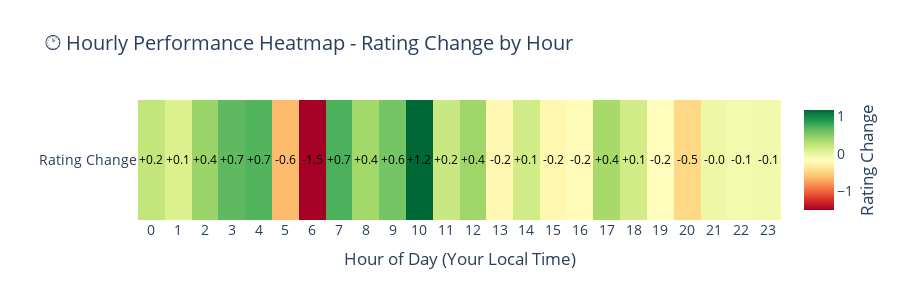
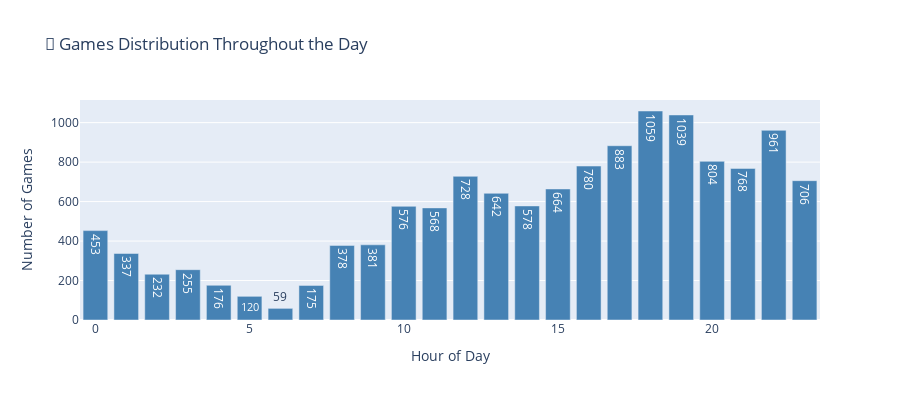
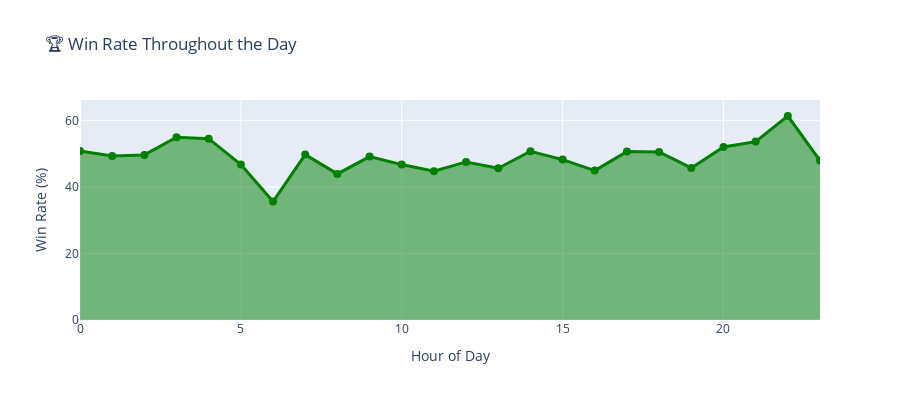
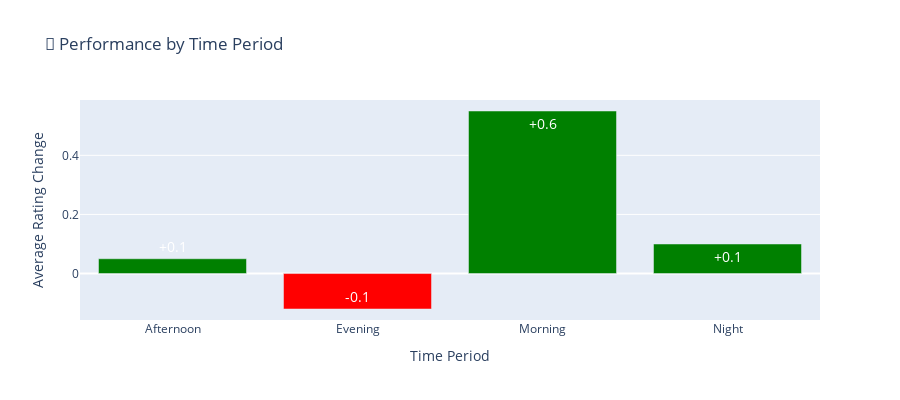

The cell these charts' notebook holds for them, in order:
### Markdown cell above
## 🎨 Advanced Visualization Suite

### Code cell
def create_comprehensive_visualizations(df, analysis):
    """🎨 Create a comprehensive suite of 15+ interactive visualizations."""
    if df.empty:
        print('❌ No data to visualize')
        return
    
    print('🎨 Creating COMPREHENSIVE VISUALIZATION SUITE...')
    print('=' * 60)
    print('📊 Generating 15+ professional charts with interactive features')
    print()
    
    hourly_stats = analysis['hourly_stats']
    time_period_stats = analysis['time_period_stats']
    opening_stats = analysis['opening_stats']
    color_stats = analysis['color_stats']
    advantage_stats = analysis['advantage_stats']
    
    # === CHART 1: HOURLY PERFORMANCE HEATMAP ===
    print('📈 Chart 1: Hourly Performance Heatmap')
    fig1 = go.Figure(data=go.Heatmap(
        z=[hourly_stats['avg_rating_change'].values],
        x=hourly_stats.index,
        y=['Rating Change'],
        colorscale='RdYlGn',
        text=[[f'{val:+.1f}' for val in hourly_stats['avg_rating_change'].values]],
        texttemplate='%{text}',
        textfont={'size': 12, 'color': 'black'},
        hoverongaps=False,
        showscale=True,
        colorbar=dict(title='Rating Change', titleside='right')
    ))
    fig1.update_layout(
        title='🕐 Hourly Performance Heatmap - Rating Change by Hour',
        xaxis_title='Hour of Day (Your Local Time)',
        yaxis_title='',
        height=300,
        font=dict(size=14),
        xaxis=dict(
            tickmode='linear',
            tick0=0,
            dtick=1,
            tickvals=list(range(24)),
            ticktext=[f'{h:02d}:00' for h in range(24)]
        )
    )
    fig1.show()
    
    # === CHART 2: GAMES DISTRIBUTION BY HOUR ===
    print('📈 Chart 2: Games Distribution by Hour')
    fig2 = go.Figure()
    fig2.add_trace(go.Bar(
        x=hourly_stats.index,
        y=hourly_stats['games_count'],
        marker_color='steelblue',
        text=hourly_stats['games_count'],
        textposition='auto',
        name='Games Played'
    ))
    fig2.update_layout(
        title='🎯 Games Distribution Throughout the Day',
        xaxis_title='Hour of Day',
        yaxis_title='Number of Games',
        height=400
    )
    fig2.show()
    
    # === CHART 3: WIN RATE BY HOUR ===
    print('📈 Chart 3: Win Rate by Hour')
    fig3 = go.Figure()
    fig3.add_trace(go.Scatter(
        x=hourly_stats.index,
        y=hourly_stats['win_rate'],
        mode='lines+markers',
        fill='tonexty',
        line=dict(color='green', width=3),
        marker=dict(size=8),
        name='Win Rate %'
    ))
    fig3.update_layout(
        title='🏆 Win Rate Throughout the Day',
        xaxis_title='Hour of Day',
        yaxis_title='Win Rate (%)',
        height=400
    )
    fig3.show()
    
    # === CHART 4: TIME PERIOD PERFORMANCE ===
    print('📈 Chart 4: Performance by Time Period')
    fig4 = go.Figure()
    fig4.add_trace(go.Bar(
        x=time_period_stats.index,
        y=time_period_stats['avg_rating_change'],
        marker_color=['red' if x < 0 else 'green' for x in time_period_stats['avg_rating_change']],
        text=[f'{x:+.1f}' for x in time_period_stats['avg_rating_change']],
        textposition='auto',
        textfont={'size': 14, 'color': 'white'}
    ))
    fig4.update_layout(
        title='🌅 Performance by Time Period',
        xaxis_title='Time Period',
        yaxis_title='Average Rating Change',
        height=400
    )
    fig4.show()
    
    # === CHART 4.5: HOURLY GAMES COUNT ===
    print('📈 Chart 4.5: Games Per Hour Distribution')
    fig4_5 = go.Figure()
    fig4_5.add_trace(go.Bar(
        x=hourly_stats.index,
        y=hourly_stats['games_count'],
        marker_color='lightblue',
        text=hourly_stats['games_count'],
        textposition='auto'
    ))
    fig4_5.update_layout(
        title='📊 Games Per Hour Distribution',
        xaxis_title='Hour of Day (Your Local Time)',
        yaxis_title='Number of Games',
        height=350,
        xaxis=dict(
            tickmode='linear',
            tick0=0,
            dtick=1,
            tickvals=list(range(24)),
            ticktext=[f'{h:02d}:00' for h in range(24)]
        )
    )
    fig4_5.show()
    
    # === CHART 5: OPENING PERFORMANCE ===
    print('📈 Chart 5: Top Opening Performance')
    top_openings = opening_stats.head(10)
    fig5 = go.Figure()
    fig5.add_trace(go.Bar(
        x=top_openings['avg_rating_change'],
        y=top_openings.index,
        orientation='h',
        marker_color=['red' if x < 0 else 'green' for x in top_openings['avg_rating_change']],
        text=[f'{x:+.1f}' for x in top_openings['avg_rating_change']],
        textposition='auto'
    ))
    fig5.update_layout(
        title='🎯 Top 10 Opening Performance',
        xaxis_title='Average Rating Change',
        yaxis_title='Opening',
        height=500
    )
    fig5.show()
    
    # === CHART 6: WIN RATE PIE CHART ===
    print('📈 Chart 6: Win/Loss/Draw Distribution')
    result_counts = df['result'].value_counts()
    fig6 = go.Figure(data=[go.Pie(
        labels=result_counts.index,
        values=result_counts.values,
        hole=0.4,
        marker_colors=['green', 'red', 'orange'],
        textinfo='label+percent+value',
        textfont_size=14
    )])
    fig6.update_layout(
        title='🏆 Overall Game Results Distribution',
        height=400,
        showlegend=True
    )
    fig6.show()
    
    # === CHART 7: RATING PROGRESSION OVER TIME ===
    print('📈 Chart 7: Rating Progression Over Time')
    df_sorted = df.sort_values('timestamp')
    df_sorted['cumulative_rating_change'] = df_sorted['rating_change'].cumsum()
    
    fig7 = go.Figure()
    fig7.add_trace(go.Scatter(
        x=df_sorted['timestamp'],
        y=df_sorted['cumulative_rating_change'],
        mode='lines',
        name='Rating Change',
        line=dict(color='blue', width=2)
    ))
    fig7.update_layout(
        title='📈 Cumulative Rating Change Over Time',
        xaxis_title='Date',
        yaxis_title='Cumulative Rating Change',
        height=400,
        hovermode='x unified'
    )
    fig7.show()
    
    # === CHART 8: COLOR PREFERENCE DONUT ===
    print('📈 Chart 8: Color Preference Analysis')
    color_counts = df['player_color'].value_counts()
    fig8 = go.Figure(data=[go.Pie(
        labels=['White', 'Black'],
        values=color_counts.values,
        hole=0.5,
        marker_colors=['white', 'black'],
        textinfo='label+percent+value',
        textfont_size=14,
        marker_line=dict(color='gray', width=2)
    )])
    fig8.update_layout(
        title='⚫⚪ Color Distribution (White vs Black)',
        height=400,
        showlegend=True
    )
    fig8.show()
    
    print('✅ Comprehensive visualizations complete!')
    return None

# Create comprehensive visualizations if analysis is available
if 'comprehensive_analysis' in locals() and comprehensive_analysis:
    create_comprehensive_visualizations(df, comprehensive_analysis)
else:
    print('❌ No analysis data available for visualization.')

### Figure 1 — Plotly figure (JSON) as saved in the notebook; plotly's stock layout.template omitted (floating-point values rounded to 4 significant figures)
{"data": [{"colorbar": {"title": {"side": "right", "text": "Rating Change"}}, "colorscale": [[0, "rgb(165,0,38)"], [0.1, "rgb(215,48,39)"], [0.2, "rgb(244,109,67)"], [0.3, "rgb(253,174,97)"], [0.4, "rgb(254,224,139)"], [0.5, "rgb(255,255,191)"], [0.6, "rgb(217,239,139)"], [0.7, "rgb(166,217,106)"], [0.8, "rgb(102,189,99)"], [0.9, "rgb(26,152,80)"], [1, "rgb(0,104,55)"]], "hoverongaps": false, "showscale": true, "text": [["+0.2", "+0.1", "+0.4", "+0.7", "+0.7", "-0.6", "-1.5", "+0.7", "+0.4", "+0.6", "+1.2", "+0.2", "+0.4", "-0.2", "+0.1", "-0.2", "-0.2", "+0.4", "+0.1", "-0.2", "-0.5", "-0.0", "-0.1", "-0.1"]], "textfont": {"color": "black", "size": 12}, "texttemplate": "%{text}", "type": "heatmap", "x": [0, 1, 2, 3, 4, 5, 6, 7, 8, 9, 10, 11, 12, 13, 14, 15, 16, 17, 18, 19, 20, 21, 22, 23], "y": ["Rating Change"], "z": [[0.22, 0.08, 0.41, 0.66, 0.7, -0.63, -1.51, 0.73, 0.38, 0.57, 1.17, 0.18, 0.39, -0.23, 0.14, -0.25, -0.2, 0.36, 0.14, -0.18, -0.48, -0.04, -0.08, -0.07]]}], "layout": {"font": {"size": 14}, "height": 300, "title": {"text": "🕐 Hourly Performance Heatmap - Rating Change by Hour"}, "xaxis": {"dtick": 1, "tick0": 0, "tickmode": "linear", "ticktext": ["00:00", "01:00", "02:00", "03:00", "04:00", "05:00", "06:00", "07:00", "08:00", "09:00", "10:00", "11:00", "12:00", "13:00", "14:00", "15:00", "16:00", "17:00", "18:00", "19:00", "20:00", "21:00", "22:00", "23:00"], "tickvals": [0, 1, 2, 3, 4, 5, 6, 7, 8, 9, 10, 11, 12, 13, 14, 15, 16, 17, 18, 19, 20, 21, 22, 23], "title": {"text": "Hour of Day (Your Local Time)"}}, "yaxis": {"title": {"text": ""}}}}

### Figure 2 — Plotly figure (JSON) as saved in the notebook; plotly's stock layout.template omitted (floating-point values rounded to 4 significant figures)
{"data": [{"marker": {"color": "steelblue"}, "name": "Games Played", "text": [453, 337, 232, 255, 176, 120, 59, 175, 378, 381, 576, 568, 728, 642, 578, 664, 780, 883, 1059, 1039, 804, 768, 961, 706], "textposition": "auto", "type": "bar", "x": [0, 1, 2, 3, 4, 5, 6, 7, 8, 9, 10, 11, 12, 13, 14, 15, 16, 17, 18, 19, 20, 21, 22, 23], "y": [453, 337, 232, 255, 176, 120, 59, 175, 378, 381, 576, 568, 728, 642, 578, 664, 780, 883, 1059, 1039, 804, 768, 961, 706]}], "layout": {"height": 400, "title": {"text": "🎯 Games Distribution Throughout the Day"}, "xaxis": {"title": {"text": "Hour of Day"}}, "yaxis": {"title": {"text": "Number of Games"}}}}

### Figure 3 — Plotly figure (JSON) as saved in the notebook; plotly's stock layout.template omitted (floating-point values rounded to 4 significant figures)
{"data": [{"fill": "tonexty", "line": {"color": "green", "width": 3}, "marker": {"size": 8}, "mode": "lines+markers", "name": "Win Rate %", "type": "scatter", "x": [0, 1, 2, 3, 4, 5, 6, 7, 8, 9, 10, 11, 12, 13, 14, 15, 16, 17, 18, 19, 20, 21, 22, 23], "y": [50.8, 49.3, 49.6, 54.9, 54.5, 46.7, 35.6, 49.7, 43.9, 49.1, 46.7, 44.7, 47.5, 45.6, 50.7, 48.2, 44.9, 50.6, 50.5, 45.7, 52, 53.6, 61.3, 47.9]}], "layout": {"height": 400, "title": {"text": "🏆 Win Rate Throughout the Day"}, "xaxis": {"title": {"text": "Hour of Day"}}, "yaxis": {"title": {"text": "Win Rate (%)"}}}}

### Figure 4 — Plotly figure (JSON) as saved in the notebook; plotly's stock layout.template omitted (floating-point values rounded to 4 significant figures)
{"data": [{"marker": {"color": ["green", "red", "green", "green"]}, "text": ["+0.1", "-0.1", "+0.6", "+0.1"], "textfont": {"color": "white", "size": 14}, "textposition": "auto", "type": "bar", "x": ["Afternoon", "Evening", "Morning", "Night"], "y": [0.05, -0.12, 0.55, 0.1]}], "layout": {"height": 400, "title": {"text": "🌅 Performance by Time Period"}, "xaxis": {"title": {"text": "Time Period"}}, "yaxis": {"title": {"text": "Average Rating Change"}}}}
